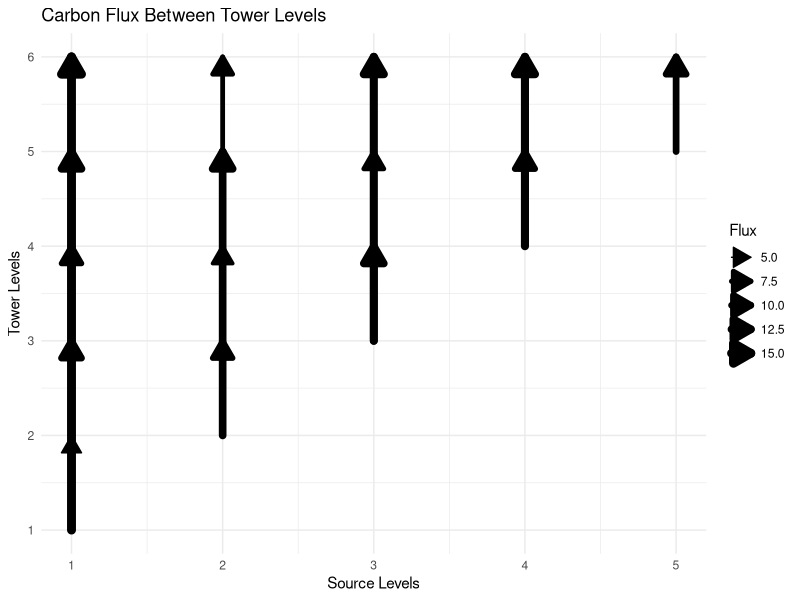

Write R code to recreate this figure.
# Load the necessary library
library(ggplot2)

# Example data: flux between levels, with multiple fluxes from the same source
flux_data <- data.frame(
  from = c(1, 1, 1, 1, 1, 2, 2, 2, 2, 3, 3, 3, 4, 4, 5),
  to = c(2, 3, 4, 5, 6, 3, 4, 5, 6, 4, 5, 6, 5, 6, 6),
  flux = c(5, 10, 8, 12, 15, 8, 6, 12, 7, 12, 7, 13, 9, 13, 10)
)

# Set the stack positions based on the source level
flux_data$stack_position <- flux_data$from

# Plot with stacked vertical arrows
ggplot(flux_data) +
  geom_segment(aes(x = stack_position, xend = stack_position, 
                   y = from, yend = to, 
                   size = flux),
               arrow = arrow(type = "closed", length = unit(0.2, "inches")),
               lineend = "round", linejoin = "round") +
  scale_size_continuous(range = c(0.5, 3)) +  # Arrow size proportional to flux
  theme_minimal() +
  labs(x = "Source Levels", y = "Tower Levels", 
       title = "Carbon Flux Between Tower Levels",
       size = "Flux") +
  theme(legend.position = "right") +
  scale_y_continuous(breaks = 1:6, limits = c(1, 6)) +  # Ensure proper y-axis breaks
  scale_x_continuous(breaks = 1:5, limits = c(1, 5))  # X-axis based on source levels
